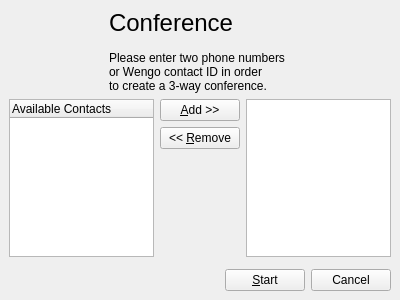
<ui version="4.0" >
 <author></author>
 <comment></comment>
 <exportmacro></exportmacro>
 <class>ConferenceInviteWidget</class>
 <widget class="QWidget" name="ConferenceInviteWidget" >
  <property name="geometry" >
   <rect>
    <x>0</x>
    <y>0</y>
    <width>400</width>
    <height>300</height>
   </rect>
  </property>
  <layout class="QGridLayout" >
   <property name="margin" >
    <number>9</number>
   </property>
   <property name="spacing" >
    <number>6</number>
   </property>
   <item row="2" column="0" >
    <spacer>
     <property name="orientation" >
      <enum>Qt::Vertical</enum>
     </property>
     <property name="sizeHint" >
      <size>
       <width>20</width>
       <height>40</height>
      </size>
     </property>
    </spacer>
   </item>
   <item row="0" column="0" >
    <widget class="QLabel" name="conferenceLabel" >
     <property name="palette" >
      <palette>
       <active>
        <color>
         <red>0</red>
         <green>0</green>
         <blue>0</blue>
        </color>
        <color>
         <red>212</red>
         <green>208</green>
         <blue>200</blue>
        </color>
        <color>
         <red>255</red>
         <green>255</green>
         <blue>255</blue>
        </color>
        <color>
         <red>234</red>
         <green>229</green>
         <blue>220</blue>
        </color>
        <color>
         <red>128</red>
         <green>128</green>
         <blue>128</blue>
        </color>
        <color>
         <red>141</red>
         <green>139</green>
         <blue>133</blue>
        </color>
        <color>
         <red>255</red>
         <green>255</green>
         <blue>255</blue>
        </color>
        <color>
         <red>255</red>
         <green>255</green>
         <blue>255</blue>
        </color>
        <color>
         <red>0</red>
         <green>0</green>
         <blue>0</blue>
        </color>
        <color>
         <red>255</red>
         <green>255</green>
         <blue>255</blue>
        </color>
        <color>
         <red>212</red>
         <green>208</green>
         <blue>200</blue>
        </color>
        <color>
         <red>64</red>
         <green>64</green>
         <blue>64</blue>
        </color>
        <color>
         <red>10</red>
         <green>36</green>
         <blue>106</blue>
        </color>
        <color>
         <red>255</red>
         <green>255</green>
         <blue>255</blue>
        </color>
        <color>
         <red>0</red>
         <green>0</green>
         <blue>255</blue>
        </color>
        <color>
         <red>255</red>
         <green>0</green>
         <blue>255</blue>
        </color>
        <color>
         <red>232</red>
         <green>232</green>
         <blue>232</blue>
        </color>
       </active>
       <inactive>
        <color>
         <red>0</red>
         <green>0</green>
         <blue>0</blue>
        </color>
        <color>
         <red>212</red>
         <green>208</green>
         <blue>200</blue>
        </color>
        <color>
         <red>255</red>
         <green>255</green>
         <blue>255</blue>
        </color>
        <color>
         <red>234</red>
         <green>229</green>
         <blue>220</blue>
        </color>
        <color>
         <red>128</red>
         <green>128</green>
         <blue>128</blue>
        </color>
        <color>
         <red>141</red>
         <green>139</green>
         <blue>133</blue>
        </color>
        <color>
         <red>255</red>
         <green>255</green>
         <blue>255</blue>
        </color>
        <color>
         <red>255</red>
         <green>255</green>
         <blue>255</blue>
        </color>
        <color>
         <red>0</red>
         <green>0</green>
         <blue>0</blue>
        </color>
        <color>
         <red>255</red>
         <green>255</green>
         <blue>255</blue>
        </color>
        <color>
         <red>212</red>
         <green>208</green>
         <blue>200</blue>
        </color>
        <color>
         <red>64</red>
         <green>64</green>
         <blue>64</blue>
        </color>
        <color>
         <red>212</red>
         <green>208</green>
         <blue>200</blue>
        </color>
        <color>
         <red>0</red>
         <green>0</green>
         <blue>0</blue>
        </color>
        <color>
         <red>0</red>
         <green>0</green>
         <blue>255</blue>
        </color>
        <color>
         <red>255</red>
         <green>0</green>
         <blue>255</blue>
        </color>
        <color>
         <red>232</red>
         <green>232</green>
         <blue>232</blue>
        </color>
       </inactive>
       <disabled>
        <color>
         <red>106</red>
         <green>104</green>
         <blue>100</blue>
        </color>
        <color>
         <red>212</red>
         <green>208</green>
         <blue>200</blue>
        </color>
        <color>
         <red>255</red>
         <green>255</green>
         <blue>255</blue>
        </color>
        <color>
         <red>233</red>
         <green>231</green>
         <blue>227</blue>
        </color>
        <color>
         <red>128</red>
         <green>128</green>
         <blue>128</blue>
        </color>
        <color>
         <red>141</red>
         <green>139</green>
         <blue>133</blue>
        </color>
        <color>
         <red>106</red>
         <green>104</green>
         <blue>100</blue>
        </color>
        <color>
         <red>255</red>
         <green>255</green>
         <blue>255</blue>
        </color>
        <color>
         <red>106</red>
         <green>104</green>
         <blue>100</blue>
        </color>
        <color>
         <red>212</red>
         <green>208</green>
         <blue>200</blue>
        </color>
        <color>
         <red>212</red>
         <green>208</green>
         <blue>200</blue>
        </color>
        <color>
         <red>0</red>
         <green>0</green>
         <blue>0</blue>
        </color>
        <color>
         <red>10</red>
         <green>36</green>
         <blue>106</blue>
        </color>
        <color>
         <red>255</red>
         <green>255</green>
         <blue>255</blue>
        </color>
        <color>
         <red>0</red>
         <green>0</green>
         <blue>255</blue>
        </color>
        <color>
         <red>255</red>
         <green>0</green>
         <blue>255</blue>
        </color>
        <color>
         <red>232</red>
         <green>232</green>
         <blue>232</blue>
        </color>
       </disabled>
      </palette>
     </property>
     <property name="acceptDrops" >
      <bool>true</bool>
     </property>
     <property name="text" >
      <string>&lt;span style=" font-size:18pt;">Conference&lt;/span>&lt;br />&lt;br />Please enter two phone numbers &lt;/p>&lt;p style=" margin-top:0px; margin-bottom:0px; margin-left:0px; margin-right:0px; -qt-block-indent:0; text-indent:0px;">or Wengo contact ID in order&lt;/p>&lt;p style=" margin-top:0px; margin-bottom:0px; margin-left:0px; margin-right:0px; -qt-block-indent:0; text-indent:0px;">to create a 3-way conference.&lt;/p></string>
     </property>
     <property name="indent" >
      <number>100</number>
     </property>
    </widget>
   </item>
   <item row="1" column="0" >
    <layout class="QGridLayout" >
     <property name="margin" >
      <number>0</number>
     </property>
     <property name="spacing" >
      <number>6</number>
     </property>
     <item row="0" column="1" >
      <widget class="QPushButton" name="addButton" >
       <property name="text" >
        <string>&amp;Add >></string>
       </property>
      </widget>
     </item>
     <item row="1" column="1" >
      <widget class="QPushButton" name="removeButton" >
       <property name="text" >
        <string>&lt;&lt; &amp;Remove</string>
       </property>
      </widget>
     </item>
     <item row="2" column="1" >
      <spacer>
       <property name="orientation" >
        <enum>Qt::Vertical</enum>
       </property>
       <property name="sizeHint" >
        <size>
         <width>20</width>
         <height>40</height>
        </size>
       </property>
      </spacer>
     </item>
     <item rowspan="3" row="0" column="0" >
      <widget class="QTreeWidget" name="contactListTreeWidget" >
       <property name="selectionMode" >
        <enum>QAbstractItemView::MultiSelection</enum>
       </property>
       <column>
        <property name="text" >
         <string>Available Contacts</string>
        </property>
       </column>
      </widget>
     </item>
     <item rowspan="3" row="0" column="2" >
      <widget class="QListWidget" name="conferenceListWidget" >
       <property name="selectionMode" >
        <enum>QAbstractItemView::MultiSelection</enum>
       </property>
      </widget>
     </item>
    </layout>
   </item>
   <item row="3" column="0" >
    <layout class="QGridLayout" >
     <property name="margin" >
      <number>0</number>
     </property>
     <property name="spacing" >
      <number>6</number>
     </property>
     <item row="0" column="0" >
      <spacer>
       <property name="orientation" >
        <enum>Qt::Horizontal</enum>
       </property>
       <property name="sizeHint" >
        <size>
         <width>40</width>
         <height>20</height>
        </size>
       </property>
      </spacer>
     </item>
     <item row="0" column="1" >
      <widget class="QPushButton" name="startButton" >
       <property name="text" >
        <string>&amp;Start</string>
       </property>
      </widget>
     </item>
     <item row="0" column="2" >
      <widget class="QPushButton" name="closeButton" >
       <property name="text" >
        <string>Cancel</string>
       </property>
      </widget>
     </item>
    </layout>
   </item>
  </layout>
 </widget>
 <pixmapfunction></pixmapfunction>
 <tabstops>
  <tabstop>contactListTreeWidget</tabstop>
  <tabstop>addButton</tabstop>
  <tabstop>removeButton</tabstop>
  <tabstop>conferenceListWidget</tabstop>
  <tabstop>startButton</tabstop>
  <tabstop>closeButton</tabstop>
 </tabstops>
 <resources>
  <include location="../wengophone.qrc" />
 </resources>
 <connections>
  <connection>
   <sender>closeButton</sender>
   <signal>clicked()</signal>
   <receiver>ConferenceInviteWidget</receiver>
   <slot>close()</slot>
   <hints>
    <hint type="sourcelabel" >
     <x>366</x>
     <y>278</y>
    </hint>
    <hint type="destinationlabel" >
     <x>397</x>
     <y>274</y>
    </hint>
   </hints>
  </connection>
 </connections>
</ui>
